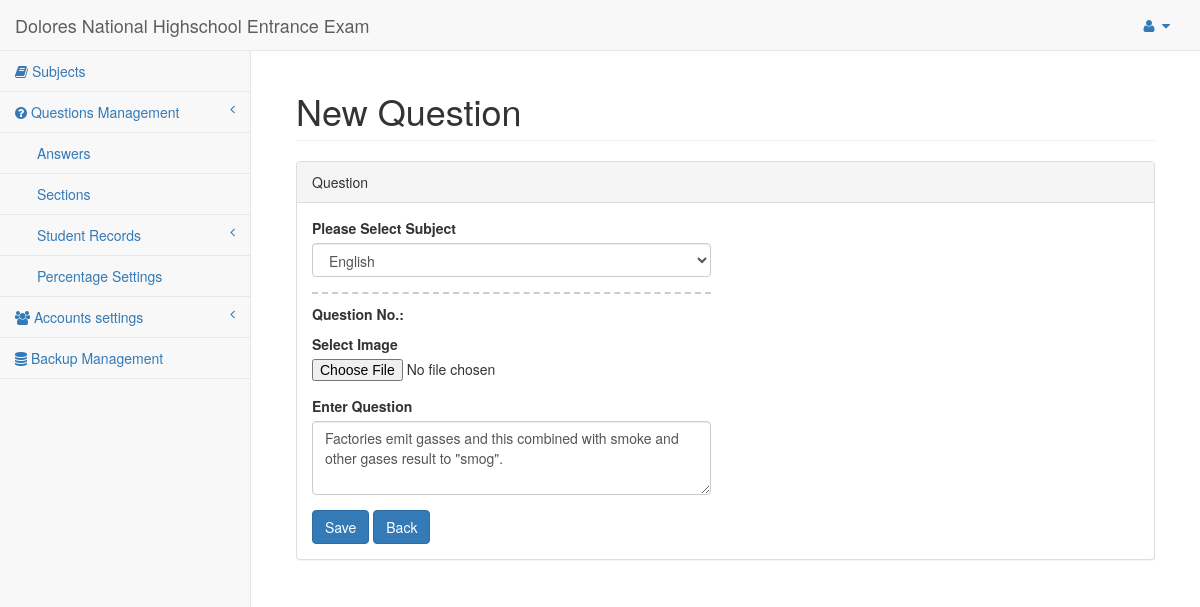
Page /forms/edit_question_form.php?quest=1 (signed in) on the earlier database version.
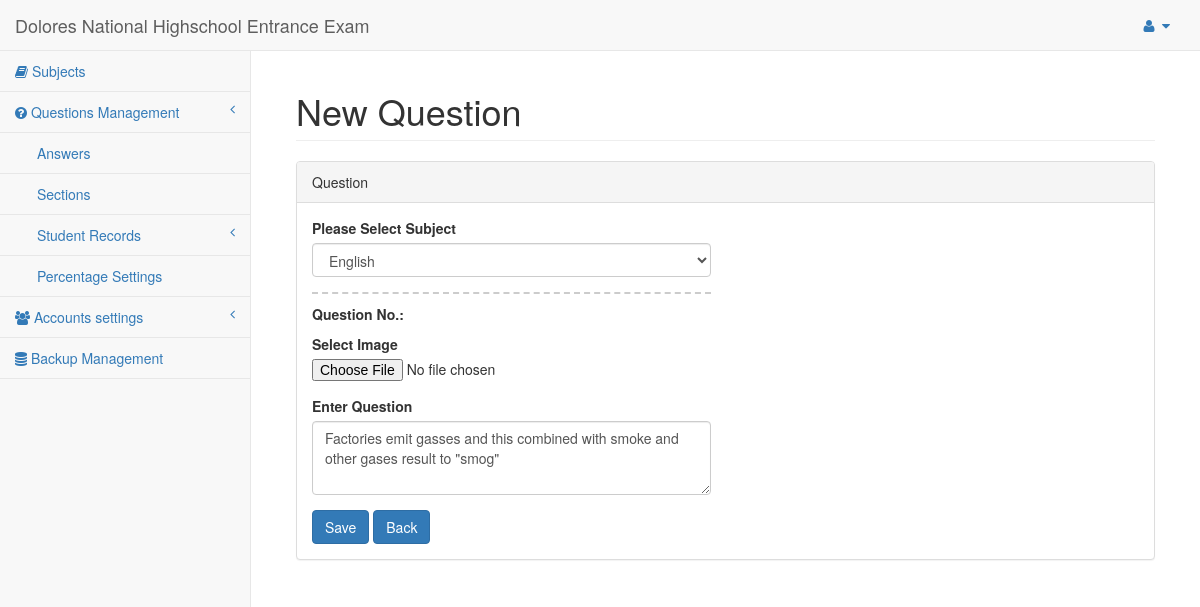
Same page on the later database version.
### tables this page shows
CREATE TABLE IF NOT EXISTS `questions` (
  `id` int(11) NOT NULL auto_increment,
  `subject_id` int(11) NOT NULL,
  `question` varchar(1000) NOT NULL,
  `image_url` varchar(500) NOT NULL,
  PRIMARY KEY  (`id`)
);

### forms/edit_question_form.php (the view, shortened to what this page needs)
<?php session_start();
$result = mysql_query("SELECT * FROM questions WHERE id = '".$_GET['quest']."'") or die("Error: ". mysql_error());
$row1 = mysql_fetch_array($result);
?>
<!DOCTYPE html>
<html lang="en">
<head>
    <link href="../bower_components/bootstrap/dist/css/bootstrap.min.css" rel="stylesheet">
    <link href="../bower_components/metisMenu/dist/metisMenu.min.css" rel="stylesheet">
    <link href="../dist/css/sb-admin-2.css" rel="stylesheet">
    <link href="../bower_components/font-awesome/css/font-awesome.min.css" rel="stylesheet" type="text/css">
</head>
<body>
    <div id="wrapper">
        <?php require_once('../pages/navigation.php'); ?>
        <div id="page-wrapper">
            <div class="container-fluid">
                <div class="row">
                    <div class="col-lg-12">
                        <h1 class="page-header">New Question</h1>
                    </div>
                </div>
                <div class="row">
                    <div class="col-lg-12">
                        <div class="panel panel-default">
                            <div class="panel-heading">
                              Question
                            </div>
                            <div class="panel-body">
                                <div class="row">
                                    <div class="col-lg-6">
                                            <form method="post" enctype="multipart/form-data" action="edit_question_form.php" role="form">
                                                <div class="form-group">
                                                   <label>Please Select Subject</label>
                                                   <?php
                                                        $result = mysql_query("SELECT * FROM subject") or die('Error: '. mysql_error());
                                                   ?>
                                                    <select name="subj" required class="form-control">
                                                        <?php
                                                            while ($row = mysql_fetch_array($result))
                                                            {
                                                        ?>
                                                            <option value="<?php echo $row['id'] ?>" <?php echo $row['id'] == $row1['subject_id'] ? 'SELECTED' : ''; ?> ><?php echo $row['name'] ?></option>
                                                        <?php
                                                            }
                                                        ?>
                                                    </select>
                                                </div>
                                                    <p style="border-bottom: 2px dashed #cccccc;margin-top: 1px;"></p>
                                                    <p ><b>  Question No.:  </b></p>
                                                    <div class="form-group">
                                                        <label>Select Image</label>
                                                        <input name="photo" type="file">
                                                    </div>
                                                    <div class="form-group">
                                                        <label>Enter Question</label>
                                                        <textarea name="descrip" class="form-control" rows="3" required><?php echo $row1['question']; ?></textarea>
                                                    </div>
                                                <input type="submit" name="submit" value="Save" class="btn btn-primary">
                                                <a class="btn btn-primary" href="../pages/questions.php">Back </a>
                                            </form>
                                    </div>
                                </div>
                            </div>
                        </div>
                    </div>
                </div>
            </div>
        </div>
    </div>
</body>
</html>

Differences in the rows shown:
changed questions: descrip "Factories emit gasses and this combined with smoke and other gases result to \"smog\"." → "Factories emit gasses and this combined with smoke and other gases result to \"smog\""
